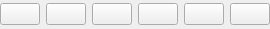
<?xml version="1.0" encoding="UTF-8"?>
<ui version="4.0">
 <class>render_modifications_selector</class>
 <widget class="QWidget" name="render_modifications_selector">
  <property name="geometry">
   <rect>
    <x>0</x>
    <y>0</y>
    <width>185</width>
    <height>29</height>
   </rect>
  </property>
  <property name="windowTitle">
   <string>render_modifications_selector</string>
  </property>
  <layout class="QHBoxLayout" name="horizontalLayout">
   <property name="leftMargin">
    <number>0</number>
   </property>
   <property name="topMargin">
    <number>0</number>
   </property>
   <property name="rightMargin">
    <number>0</number>
   </property>
   <property name="bottomMargin">
    <number>0</number>
   </property>
   <item>
    <widget class="QPushButton" name="show_crosshair">
     <property name="text">
      <string/>
     </property>
     <property name="icon">
      <iconset resource="slim5.qrc">
       <normaloff>:/images/plus79.svg</normaloff>:/images/plus79.svg</iconset>
     </property>
     <property name="checkable">
      <bool>true</bool>
     </property>
    </widget>
   </item>
   <item>
    <widget class="QPushButton" name="live_auto_contrast">
     <property name="text">
      <string/>
     </property>
     <property name="icon">
      <iconset resource="slim5.qrc">
       <normaloff>:/images/contrast-live.svg</normaloff>:/images/contrast-live.svg</iconset>
     </property>
     <property name="checkable">
      <bool>true</bool>
     </property>
    </widget>
   </item>
   <item>
    <widget class="QPushButton" name="do_radial_average">
     <property name="text">
      <string/>
     </property>
     <property name="icon">
      <iconset resource="slim5.qrc">
       <normaloff>:/images/medical.svg</normaloff>:/images/medical.svg</iconset>
     </property>
     <property name="checkable">
      <bool>true</bool>
     </property>
    </widget>
   </item>
   <item>
    <widget class="QPushButton" name="do_ft">
     <property name="text">
      <string/>
     </property>
     <property name="icon">
      <iconset resource="slim5.qrc">
       <normaloff>:/images/musical40.svg</normaloff>:/images/musical40.svg</iconset>
     </property>
     <property name="checkable">
      <bool>true</bool>
     </property>
    </widget>
   </item>
   <item>
    <widget class="QPushButton" name="do_scale_bar">
     <property name="text">
      <string/>
     </property>
     <property name="icon">
      <iconset resource="slim5.qrc">
       <normaloff>:/images/ruler.svg</normaloff>:/images/ruler.svg</iconset>
     </property>
    </widget>
   </item>
   <item>
    <widget class="QPushButton" name="draw_dpm_rect">
     <property name="text">
      <string/>
     </property>
     <property name="icon">
      <iconset resource="slim5.qrc">
       <normaloff>:/images/dpm.svg</normaloff>:/images/dpm.svg</iconset>
     </property>
    </widget>
   </item>
   <item>
    <spacer name="horizontalSpacer">
     <property name="orientation">
      <enum>Qt::Horizontal</enum>
     </property>
     <property name="sizeHint" stdset="0">
      <size>
       <width>40</width>
       <height>20</height>
      </size>
     </property>
    </spacer>
   </item>
  </layout>
 </widget>
 <resources>
  <include location="slim5.qrc"/>
 </resources>
 <connections/>
</ui>
